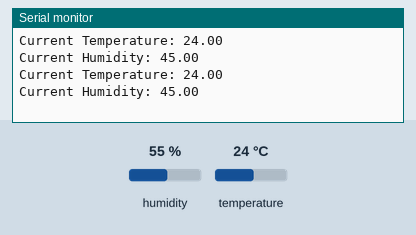
This sketch was run on a simulated ESP32. Parts: the last lines printed to the serial monitor. Inputs (shaded band) come from the test bench; at power-on: humidity 55 %, temperature 24 °C. No MQTT or app messages arrive unless stated.

Above: at 6.8 s.
6.9 s: humidity set to 22 %
At 9.4 s:
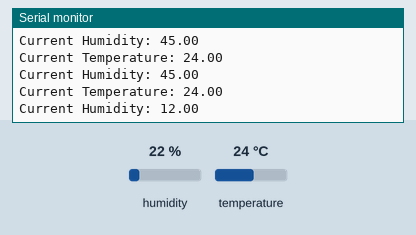
11.4 s: temperature set to 12 °C
At 13.0 s:
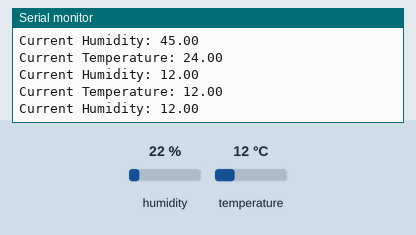
15.9 s: humidity set to 40 %
At 18.8 s:
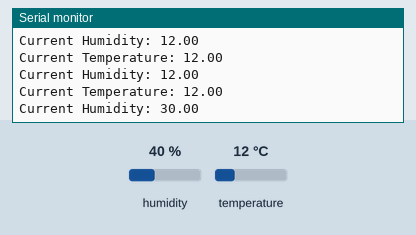
Timing chart, 0 to 20.3 s (numbered marks = the images above; inputs shaded):
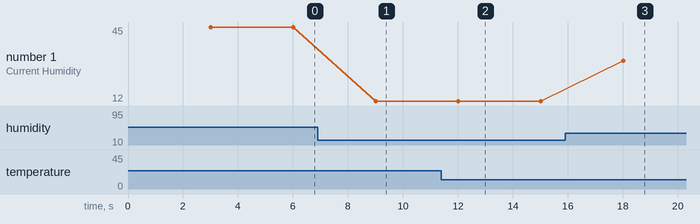

Measured:
- after the input at 6.9 s, the serial monitor: prints a new line after 2.1 s (image 1)
- after the input at 11.4 s, the serial monitor: prints a new line after 0.61 s (image 2)
- after the input at 15.9 s, the serial monitor: prints a new line after 2.1 s (image 3)
- plotted number 1: 45 → 12 after the input at 6.9 s, 12 → 30 after the input at 15.9 s

The sketch:

IotDht22_426-1.ino
```cpp
//---- Setup update frequency -----//
const long TEMP_updateInterval = 5000; // How long to change temp and update, 10000 = 10 sec
unsigned long TEMP_currentMillis = 0;
unsigned long TEMP_previousMillis = 0; // store last time temp update

#include "DHT.h"
#define DHTPIN 2  //ESP32 pin 23
#define DHTTYPE DHT22
DHT dht(DHTPIN, DHTTYPE); // Initialize DHT sensor

/*
  SimpleMQTTClient.ino
  The purpose of this exemple is to illustrate a simple handling of MQTT and Wifi connection.
  Once it connects successfully to a Wifi network and a MQTT broker, it subscribe to a topic and send a message to it.
  It will also send a message delayed 5 seconds later.
*/

#include "EspMQTTClient.h"

EspMQTTClient client(
    "NoInternet_2.4G",     // Wi-Fi AP name
    "0912841613", // Wi-Fi Password
    "192.168.0.98", // MQTT Broker server ip
    "",                  // Broker user name; Can be omitted if not needed
    "",                  // Broker password; Can be omitted if not needed
    "ESP32_Client",      // Client name that uniquely identify your device
    1883                 // The MQTT port, default to 1883. this line can be omitted
);

void setup()
{
    Serial.begin(115200);

    dht.begin();

    client.enableDebuggingMessages(); // Enable debugging messages sent to serial output
}

// This function is called once everything is connected (Wifi and MQTT)
// WARNING : YOU MUST IMPLEMENT IT IF YOU USE EspMQTTClient
void onConnectionEstablished()
{
   // Publish a message to "mytopic/test"
    client.publish("426-1/debug", "Let's go!"); // You can activate the retain flag by setting the third parameter to true

}

void loop()
{

    TEMP_currentMillis = millis();
    if(TEMP_currentMillis - TEMP_previousMillis >= 3000){
        TEMP_previousMillis = TEMP_currentMillis;

        // Reading temperature or humidity takes about 250 milliseconds!
        // Sensor readings may also be up to 2 seconds 'old' (its a very slow sensor)
        float humidity = dht.readHumidity()-10;
        float temperature = dht.readTemperature();

        // Check if any reads failed and exit early (to try again).
        if (isnan(humidity) || isnan(temperature))
        {
            client.publish("426-1/debug", "Failed to read from DHT sensor!");
            return;
        }

        String tmp = "Current Temperature: ";
        String hud = "Current Humidity: ";
        Serial.print(tmp);
        Serial.println(String(temperature));
        Serial.print(hud);
        Serial.println(String(humidity));
        //Publish
        client.publish("426-1/temp1", String(temperature));
        client.publish("426-1/humd1", String(humidity));
        String MsgStr = "";
        MsgStr = MsgStr+"{\"temp\":" + temperature + ", "
                        +"\"humd\":" + humidity + "}";
        client.publish("426-1/Dht22Data", MsgStr);

    }

    client.loop();
}
```
